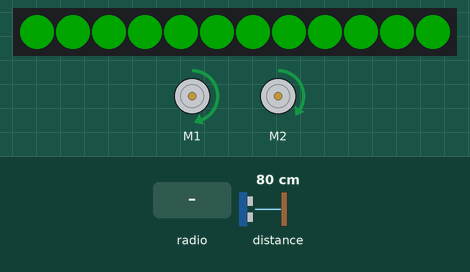
The program below on a simulated BBC micro:bit (MakeCode). On the bench: 2 × DC motor (green arrow = forward, orange = backward, longer = faster), 12 RGB LEDs in strip order, left to right. Inputs (shaded band) come from the test bench; at power-on: distance to the obstacle 80 cm. Dim RGB values are drawn brighter than linear.

Above: at 1.2 s.
1.3 s: distance to the obstacle set to 9 cm
2.8 s: distance to the obstacle set to 6 cm
At 3.7 s:
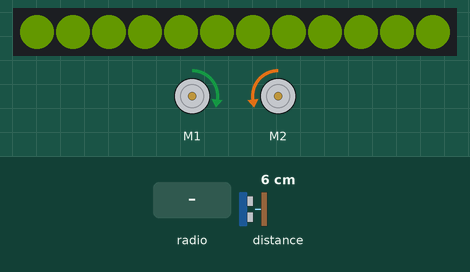
5.8 s: radio message "0" arrives
At 7.0 s:
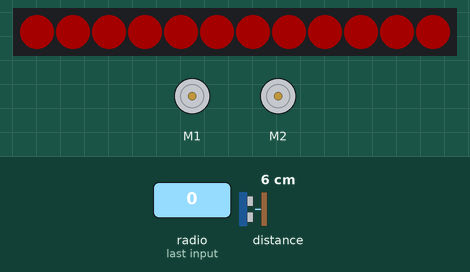
7.3 s: radio message "1" arrives
At 7.7 s:
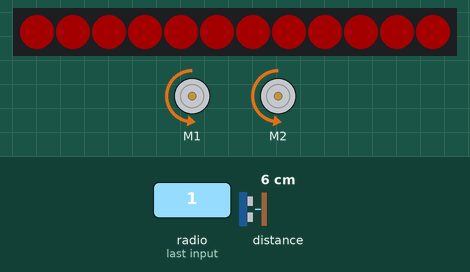
9.3 s: distance to the obstacle set to 18 cm
At 10.4 s:
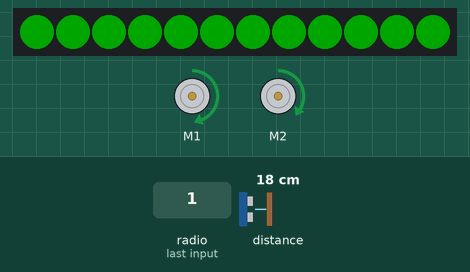
10.8 s: distance to the obstacle set to 2 cm
At 11.2 s:
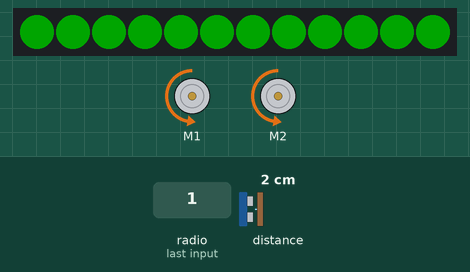
Timing chart, 0 to 14.8 s (numbered marks = the images above; inputs shaded):
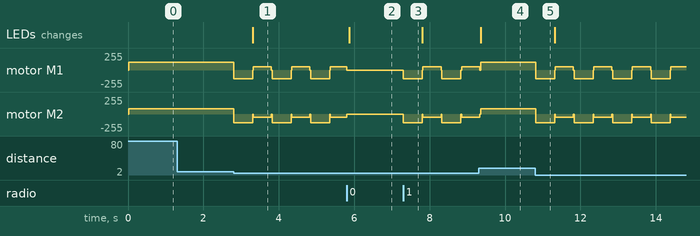

Measured:
- the behaviour switches between 8 and 7 cm on distance to the obstacle (found by bisection; images 0 and 1)
- after the input at 1.3 s, every drawn part: stays the same
- after the input at 2.8 s, motor M1: forward 115/255 → backward 128/255 at once, then repeats every 1.0 s: stopped 0.02 s, forward 51/255 0.48 s, stopped 0.02 s, backward 128/255 0.50 s; motor M2: forward 76/255 → backward 128/255 at once, then repeats every 1.0 s: stopped 0.02 s, backward 51/255 0.48 s, stopped 0.02 s, backward 128/255 0.50 s
- after the input at 5.8 s, the LEDs: change after 0.07 s (image 2)
- after the input at 7.3 s, motor M1: alternates backward 128/255 for 0.51 s and forward 51/255 for 0.50 s, starting at once; motor M2: alternates backward 128/255 for 0.51 s and backward 51/255 for 0.50 s, starting at once
- after the input at 9.3 s, the LEDs: change after 0.05 s (image 4)
- after the input at 10.8 s, motor M1: forward 115/255 → backward 128/255 at once, then repeats every 1.0 s: stopped 0.02 s, forward 51/255 0.48 s, stopped 0.02 s, backward 128/255 0.50 s; motor M2: forward 76/255 → backward 128/255 at once, then repeats every 1.0 s: stopped 0.02 s, backward 51/255 0.48 s, stopped 0.02 s, backward 128/255 0.50 s

The program:

main.ts
```typescript
radio.onReceivedNumber(function (receivedNumber) {
    if (receivedNumber == 0) {
        bitbot.stop(BBStopMode.Brake)
        KanKjøre = 0
    } else if (receivedNumber == 1) {
        KanKjøre = 1
    } else {

    }
})
let KanKjøre = 0
bitbot.select_model(BBModel.XL)
radio.setGroup(21)
KanKjøre = 1
bitbot.setUpdateMode(BBMode.Auto)
basic.forever(function () {
    if (KanKjøre == 1) {
        if (bitbot.sonar(BBPingUnit.Centimeters) < 8) {
            bitbot.goms(BBDirection.Reverse, 50, 500)
            bitbot.setLedColor(0x659900)
            bitbot.rotatems(BBRobotDirection.Right, 20, 500)
        } else {
            bitbot.move(BBMotor.Left, BBDirection.Forward, 45)
            bitbot.move(BBMotor.Right, BBDirection.Forward, 30)
            bitbot.setLedColor(0x00FF00)
        }
    } else {
        bitbot.setLedColor(0xFF0000)
    }
})
```

test.ts
```typescript
// testene settes inn her; disse vil ikke kompilert så lenge denne pakken blir brukt som en utvidelse.
```
